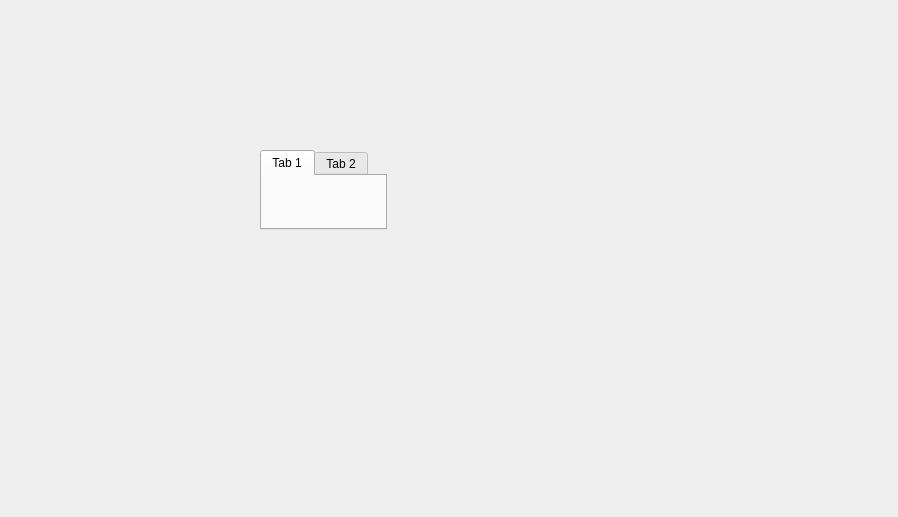
<?xml version="1.0" encoding="UTF-8"?>
<ui version="4.0">
 <class>QBittorrentPreview</class>
 <widget class="QWidget" name="QBittorrentPreview">
  <property name="geometry">
   <rect>
    <x>0</x>
    <y>0</y>
    <width>898</width>
    <height>517</height>
   </rect>
  </property>
  <property name="windowTitle">
   <string>Form</string>
  </property>
  <widget class="QTabWidget" name="tabWidget">
   <property name="geometry">
    <rect>
     <x>260</x>
     <y>150</y>
     <width>127</width>
     <height>80</height>
    </rect>
   </property>
   <widget class="QWidget" name="tab">
    <attribute name="title">
     <string>Tab 1</string>
    </attribute>
   </widget>
   <widget class="QWidget" name="tab_2">
    <attribute name="title">
     <string>Tab 2</string>
    </attribute>
   </widget>
  </widget>
 </widget>
 <resources/>
 <connections/>
</ui>
